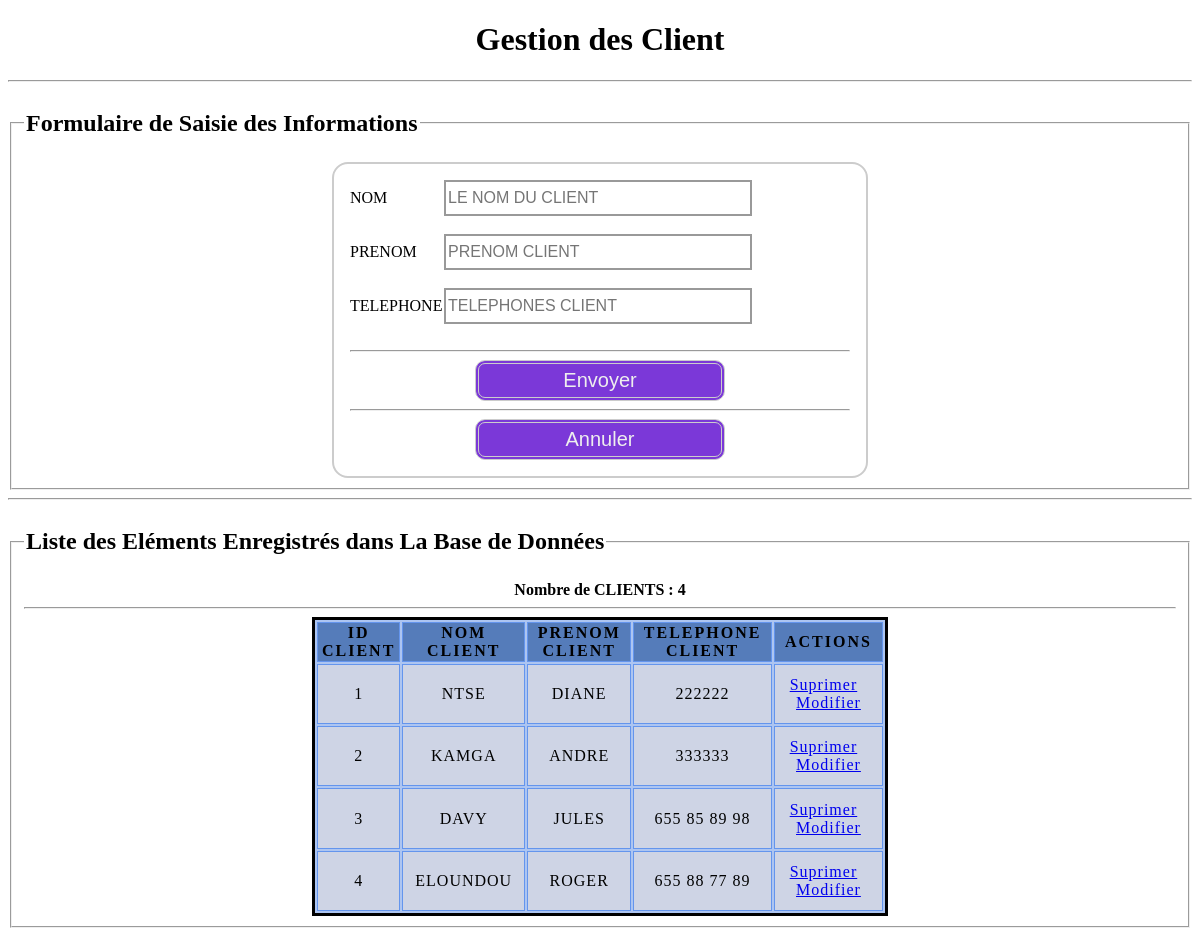
The page / on the database its author committed.
### tables this page shows
CREATE TABLE `client` (
  `IDCLIENT` int(11) NOT NULL,
  `NOMCLIENT` varchar(50) DEFAULT NULL,
  `PRENOMCLIENT` varchar(50) DEFAULT NULL,
  `TELEPHONECLIENT` varchar(25) DEFAULT NULL
);

### Index.php (the view, shortened to what this page needs)
<?php
	require_once('Connexion.php');
    $requete2=$bd->prepare("SELECT * FROM CLIENT");
    $requete3=$bd->prepare("SELECT COUNT(*) AS nbrMED FROM CLIENT");
    $requete2->execute();
    $requete3->execute();
	$nbr=$requete3->fetch();
	$nbrPro=$nbr['nbrMED'];
?>
<!Doctype html>
<html>
    <head>
        <link rel="stylesheet" href="Formulaire1.css">
    </head>
    <body>
		<center><h1>Gestion des Client<h1></center><hr>
		<fieldset><legend><h2>Formulaire de Saisie des Informations</h2></legend>
        <form action="" method="post">
            <label for="NOMCLIENT">NOM</label>
            <input type="text" name="NOMCLIENT" placeholder="LE NOM DU CLIENT" required><br><br>
            <label for="PRENOMCLIENT">PRENOM</label>
            <input type="text" name="PRENOMCLIENT" placeholder="PRENOM CLIENT"><br><br>
            <label for="TELEPHONECLIENT">TELEPHONE</label>
            <input type="text" name="TELEPHONECLIENT" placeholder="TELEPHONES CLIENT"><br><br><hr>
			<center><button type="submit" name="submit">Envoyer</button><hr>
			<button type="reset" name="submit">Annuler</button></center>
        </form></fieldset><hr>
		<fieldset><legend><div><H2>Liste des Eléments Enregistrés dans La Base de Données</H2></div></legend>
				<center><b>Nombre de CLIENTS : <?php echo $nbrPro ?></b></center><hr>
					<center><table border=2 cellspacing=2>
						<thead><tr>
								<th>ID CLIENT</th>
								<th>NOM CLIENT</th>
								<th>PRENOM CLIENT</th>
								<th>TELEPHONE CLIENT</th>
								<th>ACTIONS</th>
							</tr></thead>
						<tbody>
							<?php  while($ligne_employe=$requete2->fetch(PDO::FETCH_OBJ)){?>
								<tr>
									<td> <?php echo $ligne_employe->IDCLIENT;?> </td>
									<td> <?php echo $ligne_employe->NOMCLIENT;?> </td>
									<td> <?php echo $ligne_employe->PRENOMCLIENT;?> </td>
									<td> <?php echo $ligne_employe->TELEPHONECLIENT;?> </td>
									<td><a Onclick="return confirm('Etes Vous Sur De Vouloir Supprimer Cet Etudiant ?')"
												href="Index.php?IDCLIENT=<?php echo $ligne_employe->IDCLIENT;?>">Suprimer</a>
									<a href="Index.php"> Modifier</a></td>
								</tr>
										<?php } ?>
						</tbody></table>
					</center></fieldset>
	</body>
</html>

### Formulaire1.css (style rules this page uses)
form { margin: 0 auto; width: 500px; padding: 1em; border: 2px solid #CCC; border-radius: 1em; }
label { display: inline-block; width: 90px; text-align: left; }
input, textarea { font: 1em sans-serif; width: 300px; height: 30px; border: 2px solid #999; }
button { display: inline-block; background-color: #7b38d8; border-radius: 10px; border: 4px double #cccccc; color: #eeeeee; text-align: center; font-size: 20px; padding: 5px; width: 250px; cursor: pointer; }
table { background-color: #adc5f1; border: medium solid #000000; width: 50%; }
th { letter-spacing: 2px; border: thin solid #6495ed; background-color : #557CBA; }
td { letter-spacing: 1px; border: thin solid #6495ed; background-color : #CED4E5; padding: 0.7em; text-align: center; }

### rows shown on the page
client: IDCLIENT "1", NOMCLIENT "NTSE", PRENOMCLIENT "DIANE", TELEPHONECLIENT "222222"
client: IDCLIENT "2", NOMCLIENT "KAMGA", PRENOMCLIENT "ANDRE", TELEPHONECLIENT "333333"
client: IDCLIENT "3", NOMCLIENT "DAVY", PRENOMCLIENT "JULES", TELEPHONECLIENT "655 85 89 98"
client: IDCLIENT "4", NOMCLIENT "ELOUNDOU", PRENOMCLIENT "ROGER", TELEPHONECLIENT "655 88 77 89"

### other values the page prints
$nbrPro "4"
